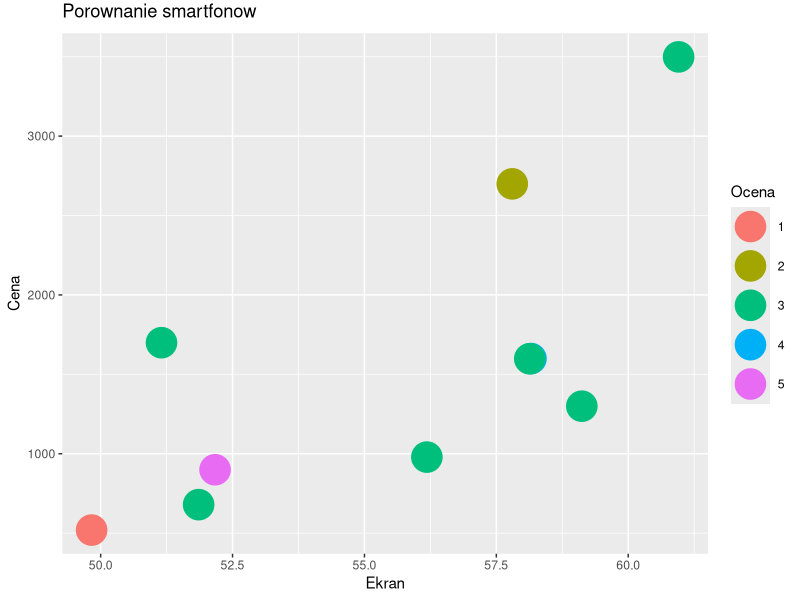

Reproduce this figure in R.
library("ggplot2")

df <- as.data.frame(matrix(c(58,59,58,61,52,52,58,56,50,51,
                             4,4,4,6,3,3,4,3,2,4,
                             128,64,64,128,16,32,64,32,16,64,
                             2699, 1299, 1599, 3499, 679, 899, 1598, 979, 519, 1699), 10, 4))
labels <- c("1", "2", "3", "4", "5")
result <- c(2, 3, 4, 3, 3, 5, 3, 3, 1, 3)
factors <- factor(result, labels)
df <- cbind(df, factors)
colnames(df) <- c("Ekran", "RAM", "Pamiec", "Cena", "Ocena")

stripchart <- ggplot(df, aes(Ekran, Cena, col = factor(Ocena))) + geom_jitter(position = position_jitter(width = 0.2), size=10)
stripchart <- stripchart + ylab("Cena") + xlab("Ekran") + labs(colour = "Ocena")
stripchart <- stripchart + ggtitle("Porownanie smartfonow") + theme(plot.title = element_text(vjust =+ 2))
stripchart